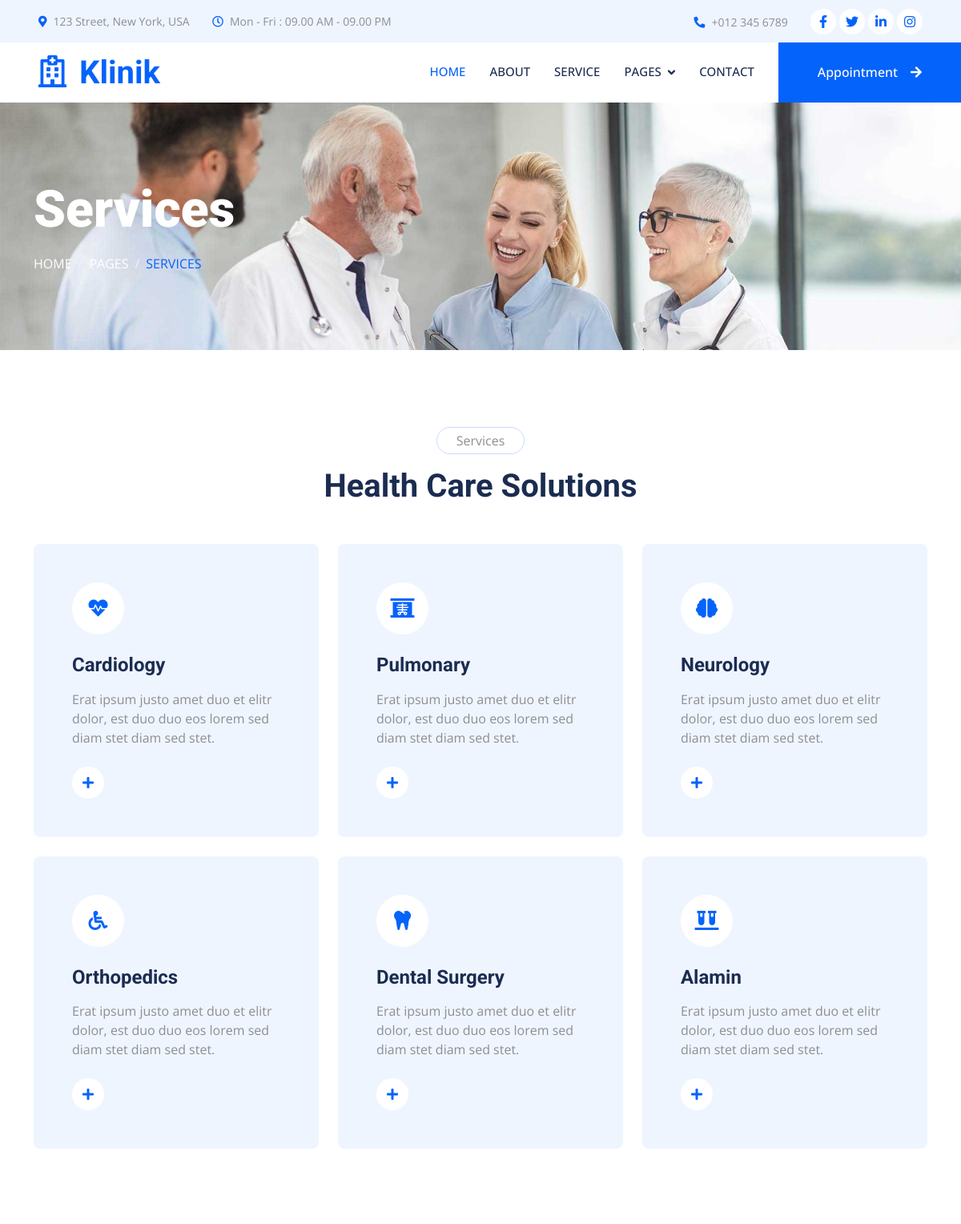
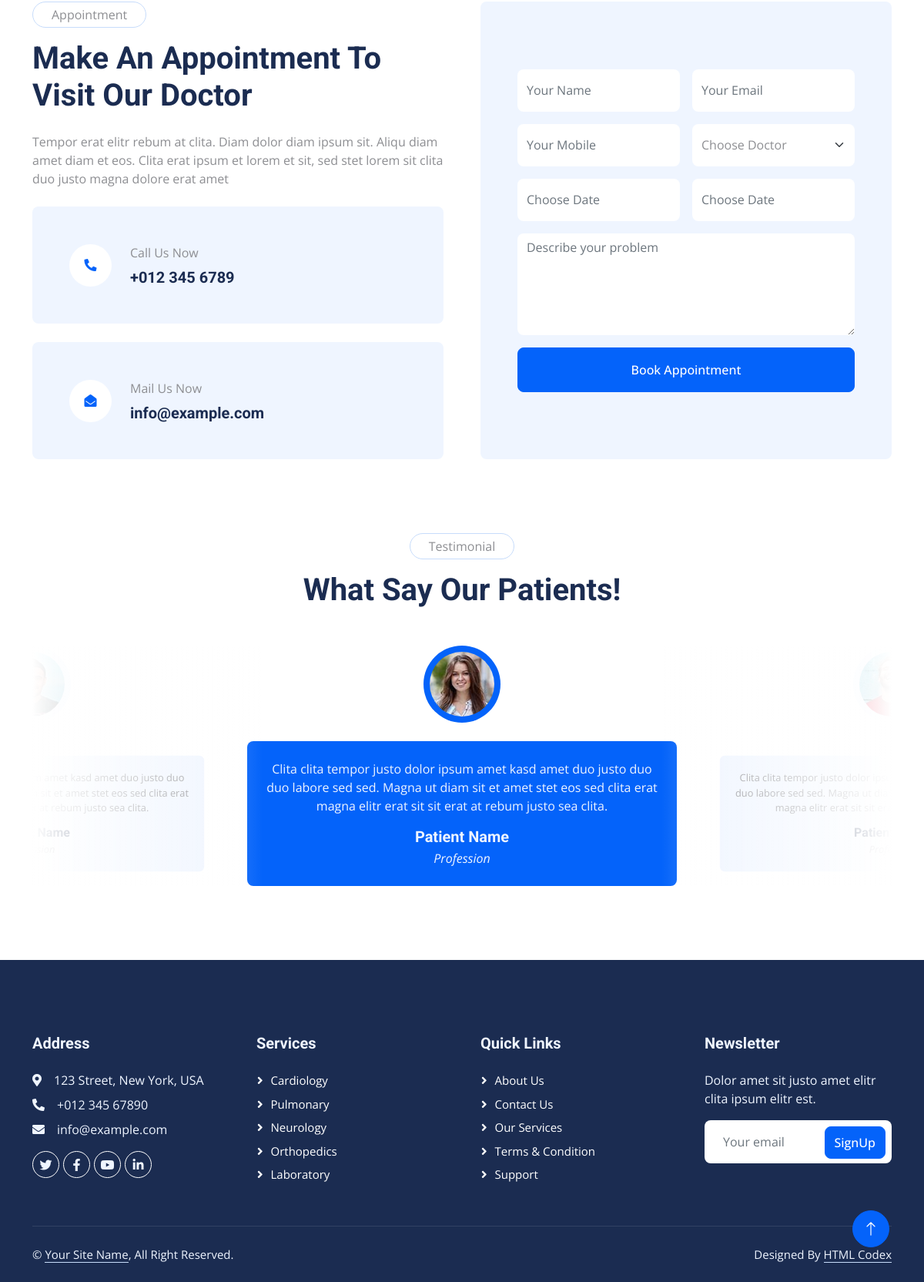
The app's page /service/ with its own data (2 pictures, top to bottom).
### hospitalapp/models.py (models this page shows, shortened)
class HealthCareSolutions(models.Model):
    icon= models.CharField(max_length=50,default="asgkl;;")
    category= models.CharField(max_length=50)
    text= models.TextField()
    seconds= models.CharField(max_length=10,null=True,default=True)

### hospitalapp/views.py (the view)
# urls.py: path('service/',service_page_view,name='service'),
def service_page_view(request):
    service = HealthCareSolutions.objects.all()
    context={
        'services':service
    }
    return render(request,"main/service.html",context)

### templates/main/service.html (shortened to what this page needs)
{%extends "base.html"%}
{%block content%}
{%load static%}
    <div class="container-fluid page-header py-5 mb-5 wow fadeIn" data-wow-delay="0.1s">
        <div class="container py-5">
            <h1 class="display-3 text-white mb-3 animated slideInDown">Services</h1>
            <nav aria-label="breadcrumb animated slideInDown">
                <ol class="breadcrumb text-uppercase mb-0">
                    <li class="breadcrumb-item"><a class="text-white" href="#">Home</a></li>
                    <li class="breadcrumb-item"><a class="text-white" href="#">Pages</a></li>
                    <li class="breadcrumb-item text-primary active" aria-current="page">Services</li>
                </ol>
            </nav>
        </div>
    </div>
    <div class="container-xxl py-5">
        <div class="container">
            <div class="text-center mx-auto mb-5 wow fadeInUp" data-wow-delay="0.1s" style="max-width: 600px;">
                <p class="d-inline-block border rounded-pill py-1 px-4">Services</p>
                <h1>Health Care Solutions</h1>
            </div>
            <div class="row g-4">
                {%for service in services%}
                <div class="col-lg-4 col-md-6 wow fadeInUp" data-wow-delay="0.1s">
                    <div class="service-item bg-light rounded h-100 p-5">
                        <div class="d-inline-flex align-items-center justify-content-center bg-white rounded-circle mb-4" style="width: 65px; height: 65px;">
                            <i class="{{service.icon}}"></i>
                        </div>
                        <h4 class="mb-3">{{service.category}}</h4>
                        <p class="mb-4">Erat ipsum justo amet duo et elitr dolor, est duo duo eos lorem sed diam stet diam sed stet.</p>
                        <a class="btn" href=""><i class="fa fa-plus text-primary me-3"></i>Read More</a>
                    </div>
                </div>
                {%endfor%}
            </div>
        </div>
    </div>
    <div class="container-xxl py-5">
        <div class="container">
            <div class="row g-5">
                <div class="col-lg-6 wow fadeInUp" data-wow-delay="0.1s">
                    <p class="d-inline-block border rounded-pill py-1 px-4">Appointment</p>
                    <h1 class="mb-4">Make An Appointment To Visit Our Doctor</h1>
                    <p class="mb-4">Tempor erat elitr rebum at clita. Diam dolor diam ipsum sit. Aliqu diam amet diam et eos. Clita erat ipsum et lorem et sit, sed stet lorem sit clita duo justo magna dolore erat amet</p>
                    <div class="bg-light rounded d-flex align-items-center p-5 mb-4">
                        <div class="d-flex flex-shrink-0 align-items-center justify-content-center rounded-circle bg-white" style="width: 55px; height: 55px;">
                            <i class="fa fa-phone-alt text-primary"></i>
                        </div>
                        <div class="ms-4">
                            <p class="mb-2">Call Us Now</p>
                            <h5 class="mb-0">+012 345 6789</h5>
                        </div>
                    </div>
                    <div class="bg-light rounded d-flex align-items-center p-5">
                        <div class="d-flex flex-shrink-0 align-items-center justify-content-center rounded-circle bg-white" style="width: 55px; height: 55px;">
                            <i class="fa fa-envelope-open text-primary"></i>
                        </div>
                        <div class="ms-4">
                            <p class="mb-2">Mail Us Now</p>
                            <h5 class="mb-0">info@example.com</h5>
                        </div>
                    </div>
                </div>
                <div class="col-lg-6 wow fadeInUp" data-wow-delay="0.5s">
                    <div class="bg-light rounded h-100 d-flex align-items-center p-5">
                        <form>
                            <div class="row g-3">
                                <div class="col-12 col-sm-6">
                                    <input type="text" class="form-control border-0" placeholder="Your Name" style="height: 55px;">
                                </div>
                                <div class="col-12 col-sm-6">
                                    <input type="email" class="form-control border-0" placeholder="Your Email" style="height: 55px;">
                                </div>
                                <div class="col-12 col-sm-6">
                                    <input type="text" class="form-control border-0" placeholder="Your Mobile" style="height: 55px;">
                                </div>
                                <div class="col-12 col-sm-6">
                                    <select class="form-select border-0" style="height: 55px;">
                                        <option selected>Choose Doctor</option>
                                    </select>
                                </div>
                                <div class="col-12 col-sm-6">
                                    <div class="date" id="date" data-target-input="nearest">
                                        <input type="text"
                                            class="form-control border-0 datetimepicker-input"
                                            placeholder="Choose Date" data-target="#date" data-toggle="datetimepicker" style="height: 55px;">
                                    </div>
                                </div>
                                <div class="col-12 col-sm-6">
                                    <div class="time" id="time" data-target-input="nearest">
                                        <input type="text"
                                            class="form-control border-0 datetimepicker-input"
                                            placeholder="Choose Date" data-target="#time" data-toggle="datetimepicker" style="height: 55px;">
                                    </div>
                                </div>
                                <div class="col-12">
                                    <textarea class="form-control border-0" rows="5" placeholder="Describe your problem"></textarea>
                                </div>
                                <div class="col-12">
                                    <button class="btn btn-primary w-100 py-3" type="submit">Book Appointment</button>
                                </div>
                            </div>
                        </form>
                    </div>
                </div>
            </div>
        </div>
    </div>
    <div class="container-xxl py-5">
        <div class="container">
            <div class="text-center mx-auto mb-5 wow fadeInUp" data-wow-delay="0.1s" style="max-width: 600px;">
                <p class="d-inline-block border rounded-pill py-1 px-4">Testimonial</p>
                <h1>What Say Our Patients!</h1>
            </div>
            <div class="owl-carousel testimonial-carousel wow fadeInUp" data-wow-delay="0.1s">
                <div class="testimonial-item text-center">
                    <img class="img-fluid bg-light rounded-circle p-2 mx-auto mb-4" src="{% static 'img/testimonial-1.jpg'%}" style="width: 100px; height: 100px;">
                    <div class="testimonial-text rounded text-center p-4">
                        <p>Clita clita tempor justo dolor ipsum amet kasd amet duo justo duo duo labore sed sed. Magna ut diam sit et amet stet eos sed clita erat magna elitr erat sit sit erat at rebum justo sea clita.</p>
                        <h5 class="mb-1">Patient Name</h5>
                        <span class="fst-italic">Profession</span>
                    </div>
                </div>
                <div class="testimonial-item text-center">
                    <img class="img-fluid bg-light rounded-circle p-2 mx-auto mb-4" src="{% static 'img/testimonial-2.jpg'%}" style="width: 100px; height: 100px;">
                    <div class="testimonial-text rounded text-center p-4">
                        <p>Clita clita tempor justo dolor ipsum amet kasd amet duo justo duo duo labore sed sed. Magna ut diam sit et amet stet eos sed clita erat magna elitr erat sit sit erat at rebum justo sea clita.</p>
                        <h5 class="mb-1">Patient Name</h5>
                        <span class="fst-italic">Profession</span>
                    </div>
                </div>
                <div class="testimonial-item text-center">
                    <img class="img-fluid bg-light rounded-circle p-2 mx-auto mb-4" src="{% static 'img/testimonial-3.jpg'%}" style="width: 100px; height: 100px;">
                    <div class="testimonial-text rounded text-center p-4">
                        <p>Clita clita tempor justo dolor ipsum amet kasd amet duo justo duo duo labore sed sed. Magna ut diam sit et amet stet eos sed clita erat magna elitr erat sit sit erat at rebum justo sea clita.</p>
                        <h5 class="mb-1">Patient Name</h5>
                        <span class="fst-italic">Profession</span>
                    </div>
                </div>
            </div>
        </div>
    </div>
    {%endblock content%}

### static/css/style.css (style rules this page uses)
:root { --primary: #0463FA; --light: #EFF5FF; --dark: #1B2C51; }
.btn { font-weight: 500; transition: .5s; }
.btn.btn-primary, .btn.btn-secondary { color: #FFFFFF; }
.page-header { background: url(../img/header-page.jpg) top center no-repeat; background-size: cover; text-shadow: 0 0 30px rgba(0, 0, 0, .1); }
.breadcrumb-item + .breadcrumb-item::before { color: var(--light); }
.service-item { transition: .5s; }
.service-item .btn { width: 40px; height: 40px; display: inline-flex; align-items: center; background: #FFFFFF; border-radius: 40px; white-space: nowrap; overflow: hidden; transition: .5s; }
.testimonial-carousel::before { position: absolute; content: ""; top: 0; left: 0; height: 100%; width: 0; background: linear-gradient(to right, rgba(255, 255, 255, 1) 0%, rgba(255, 255, 255, 0) 100%); z-index: 1; }
.testimonial-carousel::after { position: absolute; content: ""; top: 0; right: 0; height: 100%; width: 0; background: linear-gradient(to left, rgba(255, 255, 255, 1) 0%, rgba(255, 255, 255, 0) 100%); z-index: 1; }
@media (min-width: 768px) { .testimonial-carousel::before, .testimonial-carousel::after { width: 200px; } }
@media (min-width: 992px) { .testimonial-carousel::before, .testimonial-carousel::after { width: 300px; } }
.testimonial-carousel .owl-item .testimonial-text { background: var(--light); transform: scale(.8); transition: .5s; }
.testimonial-carousel .owl-item.center .testimonial-text { background: var(--primary); transform: scale(1); }
.testimonial-carousel .owl-item .testimonial-text *, .testimonial-carousel .owl-item .testimonial-item img { transition: .5s; }
.testimonial-carousel .owl-item.center .testimonial-text * { color: var(--light) !important; }
.testimonial-carousel .owl-item.center .testimonial-item img { background: var(--primary) !important; }

### records on screen
HealthCareSolutions: category "Cardiology"
HealthCareSolutions: category "Pulmonary"
HealthCareSolutions: category "Neurology"
HealthCareSolutions: category "Orthopedics"
HealthCareSolutions: category "Dental Surgery"
HealthCareSolutions: category "Alamin"
